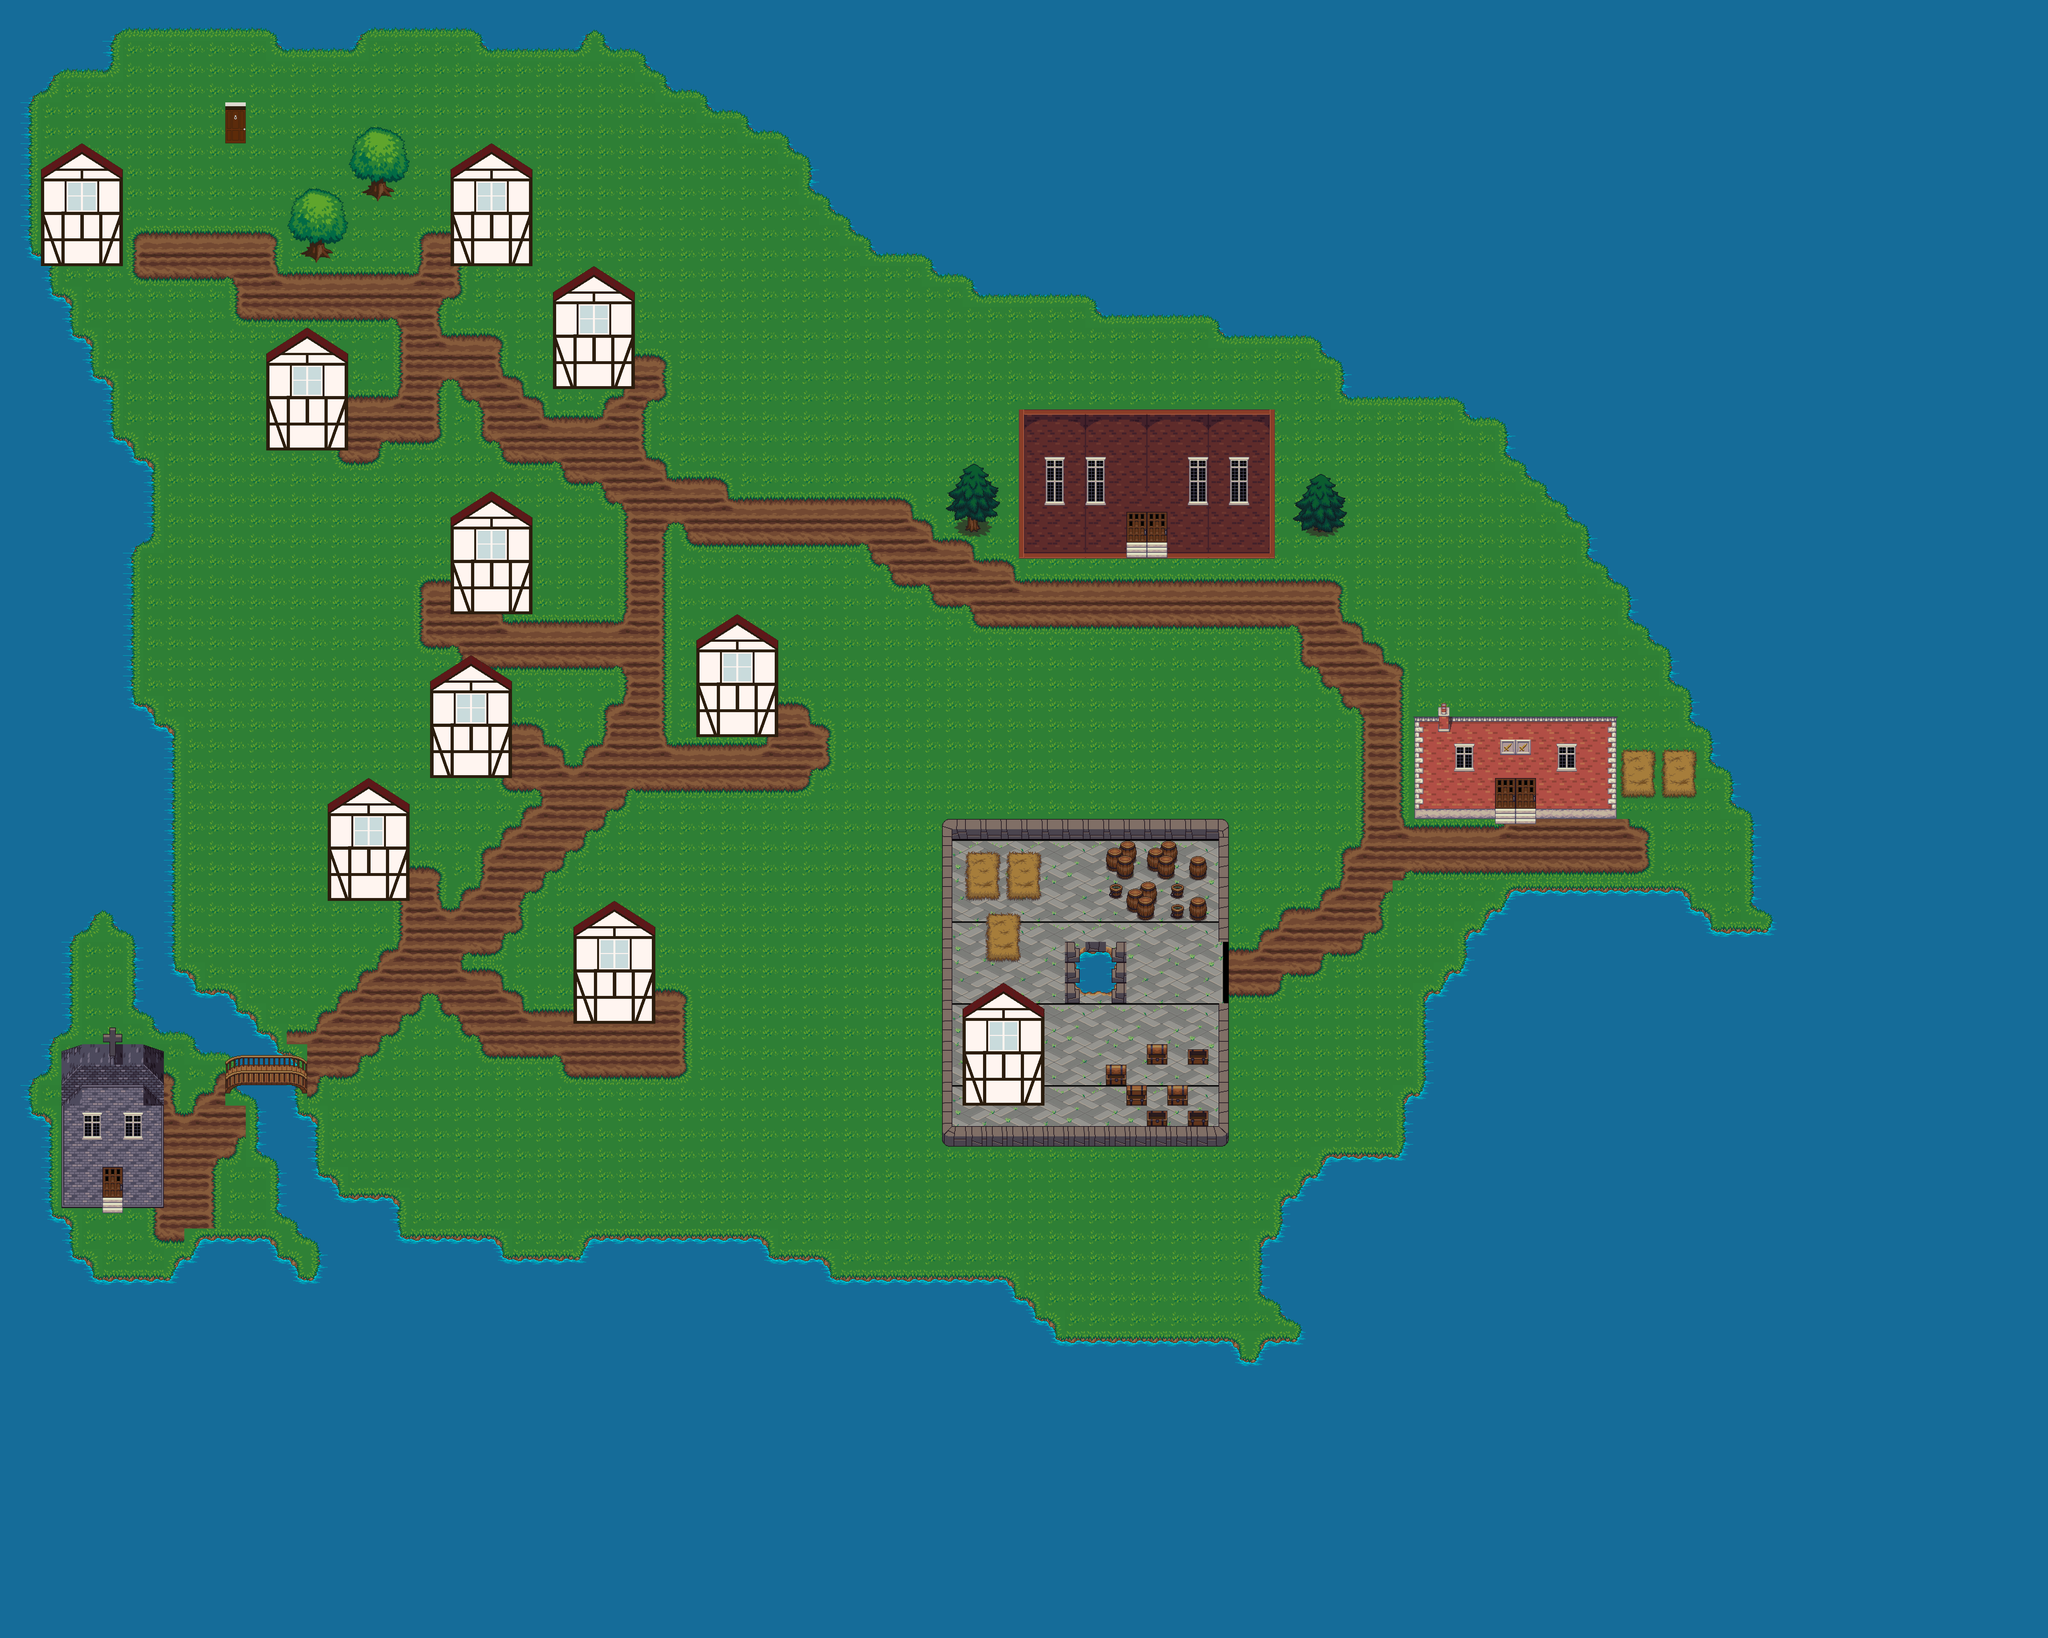

A level layout from a 2D game, rendered from its tile map. Below: a short description, then the map file with tile-grid data replaced by summaries:
An orthogonal 100x80 tile map with 64x64 px tiles, 7 tile layers (Backgroundlayer, Hiddenlayer, Collisionlayer, Bridgelayer, ...), 5 tilesets and 34 objects (3x tree, 2x door).

<map version="1.0" orientation="orthogonal" renderorder="right-down" width="100" height="80" tilewidth="64" tileheight="64" nextobjectid="78">
 <tileset firstgid="1" name="terrain_atlas-sheet" tilewidth="64" tileheight="64" tilecount="1024" columns="32">
  <image source="Tilesets/terrain_atlas-sheet.png" width="2048" height="2048" />
  <terraintypes>
   <terrain name="dirtWay" tile="582" />
  </terraintypes>
  <tile id="0">
   <objectgroup draworder="index" />
  </tile>
  <tile id="96">
   <objectgroup draworder="index" />
  </tile>
  <tile id="486" terrain="0,0,0," />
  <tile id="487" terrain="0,0,,0" />
  <tile id="518" terrain="0,,0,0" />
  <tile id="519" terrain=",0,0,0" />
  <tile id="549" terrain=",,,0" />
  <tile id="550" terrain=",,0,0" />
  <tile id="551" terrain=",,0," />
  <tile id="581" terrain=",0,,0" />
  <tile id="582" terrain="0,0,0,0" />
  <tile id="583" terrain="0,,0," />
  <tile id="613" terrain=",0,," />
  <tile id="614" terrain="0,0,," />
  <tile id="615" terrain="0,,," />
  <tile id="925">
   <properties>
    <property name="objectHeight" type="int" value="4" />
    <property name="objectType" value="tree" />
    <property name="objectWidth" type="int" value="3" />
   </properties>
  </tile>
  <tile id="990">
   <objectgroup draworder="index" />
  </tile>
  <tile id="1021">
   <objectgroup draworder="index">
    <object id="1" x="41" y="7" width="23" height="31" />
   </objectgroup>
  </tile>
  <tile id="1022">
   <objectgroup draworder="index">
    <object id="1" x="6" y="-1" width="51" height="36" />
    <object id="2" x="17" y="37" width="23" height="15" />
   </objectgroup>
  </tile>
  <tile id="1023">
   <objectgroup draworder="index">
    <object id="1" x="0" y="7" width="18" height="32" />
   </objectgroup>
  </tile>
 </tileset>
 <tileset firstgid="1025" name="Cobbled-Road" tilewidth="64" tileheight="64" tilecount="5" columns="5">
  <image source="Cobbled-Road.png" width="320" height="64" />
 </tileset>
 <tileset firstgid="1030" name="base_out_atlas-sheet" tilewidth="64" tileheight="64" tilecount="1024" columns="32">
  <image source="Tilesets/base_out_atlas-sheet.png" width="2048" height="2048" />
  <terraintypes>
   <terrain name="wall" tile="321" />
   <terrain name="pond" tile="470" />
  </terraintypes>
  <tile id="288" terrain=",,,0">
   <objectgroup draworder="index">
    <object id="1" x="5" y="5" width="58" height="58" />
    <object id="2" x="0" y="-1" width="63" height="3" />
   </objectgroup>
  </tile>
  <tile id="289" terrain=",,0,0" />
  <tile id="290" terrain=",,0,">
   <objectgroup draworder="index">
    <object id="1" x="1" y="0" width="62" height="3" />
    <object id="2" x="0" y="4" width="58" height="59" />
   </objectgroup>
  </tile>
  <tile id="320" terrain=",0,,0">
   <objectgroup draworder="index">
    <object id="1" x="5" y="0" width="58" height="64" />
   </objectgroup>
  </tile>
  <tile id="321" terrain="0,0,0,0" />
  <tile id="322" terrain="0,,0,">
   <objectgroup draworder="index">
    <object id="1" x="-1" y="-1" width="60" height="64" />
   </objectgroup>
  </tile>
  <tile id="352" terrain=",0,,">
   <objectgroup draworder="index">
    <object id="2" x="4" y="-1" width="59" height="64" />
   </objectgroup>
  </tile>
  <tile id="353" terrain="0,0,," />
  <tile id="354" terrain="0,,,">
   <objectgroup draworder="index">
    <object id="1" x="-1" y="0" width="59" height="63" />
   </objectgroup>
  </tile>
  <tile id="374" terrain="1,1,1,">
   <objectgroup draworder="index">
    <object id="1" x="0" y="0" width="34" height="64" />
    <object id="2" x="1" y="0" width="61" height="32" />
   </objectgroup>
  </tile>
  <tile id="375" terrain="1,1,,1">
   <objectgroup draworder="index">
    <object id="1" x="0" y="1" width="64" height="32" />
    <object id="2" x="33" y="1" width="30" height="62" />
   </objectgroup>
  </tile>
  <tile id="406" terrain="1,,1,1">
   <objectgroup draworder="index">
    <object id="1" x="1" y="0" width="31" height="64" />
    <object id="2" x="2" y="32" width="64" height="31" />
   </objectgroup>
  </tile>
  <tile id="407" terrain=",1,1,1">
   <objectgroup draworder="index">
    <object id="1" x="34" y="2" width="30" height="61" />
    <object id="2" x="1" y="35" width="63" height="28" />
   </objectgroup>
  </tile>
  <tile id="437" terrain=",,,1">
   <objectgroup draworder="index">
    <object id="1" x="38" y="28" width="26" height="35" />
   </objectgroup>
  </tile>
  <tile id="438" terrain=",,1,1">
   <objectgroup draworder="index">
    <object id="1" x="0" y="28" width="64" height="36" />
   </objectgroup>
  </tile>
  <tile id="439" terrain=",,1,">
   <objectgroup draworder="index">
    <object id="1" x="0" y="29" width="31" height="35" />
   </objectgroup>
  </tile>
  <tile id="469" terrain=",1,,1">
   <objectgroup draworder="index">
    <object id="1" x="30" y="0" width="33" height="64" />
   </objectgroup>
  </tile>
  <tile id="470" terrain="1,1,1,1" />
  <tile id="471" terrain="1,,1,">
   <objectgroup draworder="index">
    <object id="1" x="0" y="0" width="33" height="64" />
   </objectgroup>
  </tile>
  <tile id="495">
   <objectgroup draworder="index">
    <object id="1" x="12" y="11" width="38" height="43" />
   </objectgroup>
  </tile>
  <tile id="501" terrain=",1,,">
   <objectgroup draworder="index">
    <object id="1" x="33" y="-1" width="32" height="24" />
   </objectgroup>
  </tile>
  <tile id="502" terrain="1,1,,">
   <objectgroup draworder="index">
    <object id="1" x="0" y="0" width="64" height="29" />
   </objectgroup>
  </tile>
  <tile id="503" terrain="1,,,">
   <objectgroup draworder="index">
    <object id="1" x="0" y="0" width="27" height="28" />
   </objectgroup>
  </tile>
  <tile id="512" terrain=",,,0" />
  <tile id="513" terrain=",,0,0" />
 </tileset>
 <tileset firstgid="2054" name="shop_003" tilewidth="64" tileheight="64" tilecount="28" columns="4">
  <image source="shop_003.png" width="256" height="448" />
 </tileset>
 <tileset firstgid="2082" name="Door" tilewidth="64" tileheight="64" tilecount="2" columns="1">
  <image source="Door.png" width="64" height="128" />
 </tileset>
 <layer name="Backgroundlayer" width="100" height="80" opacity="0.99">
  <data>[8000 cells, 8000 non-empty, 35 distinct tile ids]</data>
 </layer>
 <layer name="Hiddenlayer" width="100" height="80">
  <data>[8000 cells, 24 non-empty, 12 distinct tile ids]</data>
 </layer>
 <layer name="Collisionlayer" width="100" height="80">
  <data>[8000 cells, 4846 non-empty, 78 distinct tile ids]</data>
 </layer>
 <layer name="Bridgelayer" width="100" height="80">
  <data>[8000 cells, 12 non-empty, 9 distinct tile ids]</data>
 </layer>
 <layer name="Interactionlayer" width="100" height="80">
  <data>[8000 cells, 2 non-empty, 2 distinct tile ids]</data>
 </layer>
 <layer name="Foregroundlayer" width="100" height="80">
  <data>[8000 cells, 301 non-empty, 84 distinct tile ids]</data>
 </layer>
 <layer name="Windowlayer" width="100" height="80">
  <data>[8000 cells, 36 non-empty, 11 distinct tile ids]</data>
 </layer>
 <objectgroup name="Objectlayer">
  <object id="68" name="johann" type="tree" x="595" y="583" width="192" height="256" />
  <object id="70" name="tree2" type="tree" x="576" y="1045" width="192" height="256" />
  <object id="71" name="tree1" type="tree" x="1088" y="384" width="192" height="256" />
  <object id="72" name="door1" type="door" x="704" y="320" width="64" height="128" />
  <object id="77" name="door3" type="door" x="368" y="752" width="16" height="64" />
 </objectgroup>
</map>
